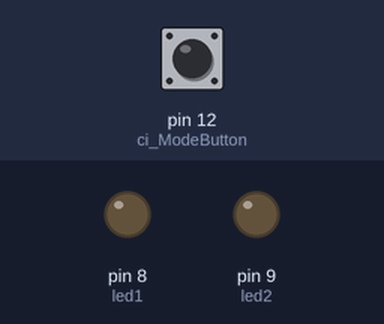
Bench run of a sketch on a simulated Arduino Uno, built with avr-gcc and run on an emulated ATmega328P. Parts: output pins drawn as LEDs (lit = HIGH). The test bench sets the inputs (shaded band); at power-on: pin 12 (ci_ModeButton) HIGH. What the sketch prints to the serial monitor is not drawn.

Above: at 1.2 s.
1.3 s: pin 12 (ci_ModeButton) pulled LOW for 0.15 s
At 1.37 s:
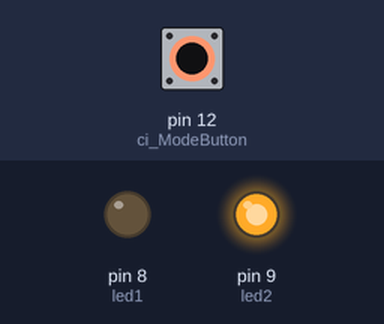
4.4 s: pin 12 (ci_ModeButton) pulled LOW for 1 s
At 6.3 s:
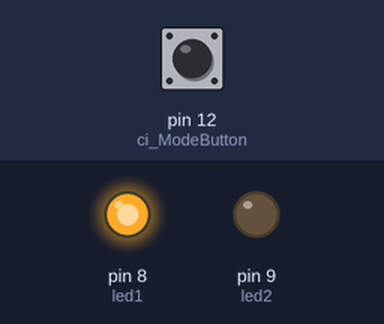
At 8.3 s:
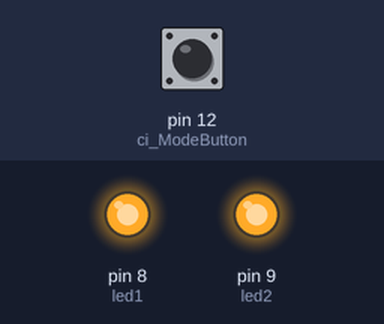
Timing chart, 0 to 9.8 s (numbered marks = the images above; inputs shaded):
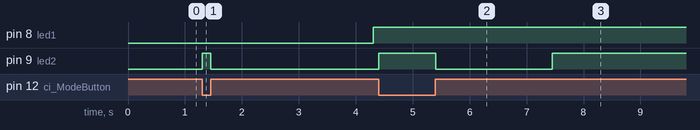

The sketch:

modeButton_Testing.ino
```cpp
const int led1 = 8;
const int led2 = 9;
const int ci_ModeButton = 12;
boolean bt_DoOnce = false;
int modeIndex = 0;

unsigned long ul_3S_Timer = 0;
boolean bt_3S_TimeUp = false;

void setup() {

  Serial.begin(9600);
  pinMode(led1, OUTPUT);
  pinMode(led2, OUTPUT);
  pinMode(ci_ModeButton, INPUT);
  digitalWrite(ci_ModeButton, HIGH);

}

void loop() {
  Serial.println(modeIndex);

  //  if (digitalRead(modeButton) == LOW)
  //  {
  //    digitalWrite(led2, HIGH);
  //  }
  //  else digitalWrite(led2, LOW);

  if ((millis() - ul_3S_Timer) > 3000)
  {
    bt_3S_TimeUp = true;
  }

  if (digitalRead(ci_ModeButton) == LOW) //need to figure out the button
  {
    if (bt_DoOnce == false)
    {
      bt_DoOnce = true;
      modeIndex++;
      modeIndex = modeIndex & 7; // bitwise AND, eaugin said it resests counter if you press 7 times or something
      digitalWrite(led2, HIGH);
      ul_3S_Timer = millis();
      bt_3S_TimeUp = false;
    }

  }
  else
  { bt_DoOnce = false;
    digitalWrite(led2, LOW);
  }

  switch (modeIndex)
  {
    case 0:
      {
        if (bt_3S_TimeUp) //Run after 3 seconds
        {

        }
        break;
      }

    case 1:
      {
        if (bt_3S_TimeUp) //Run after 3 seconds
        {

          digitalWrite(led1, HIGH);


        }
        break;
      }

    case 2:
      {
        if (bt_3S_TimeUp) //Run after 3 seconds
        {

          digitalWrite(led2, HIGH);


        }
        break;
      }
  }
}
```

Measured:
- after the input at 1.3 s, pin 8 (led1): LOW → HIGH after 3.0 s; pin 9 (led2): LOW → HIGH at once, → LOW 0.15 s later
- after the input at 4.4 s, pin 9 (led2): LOW → HIGH at once, → LOW 1.0 s later, → HIGH 2.0 s later
